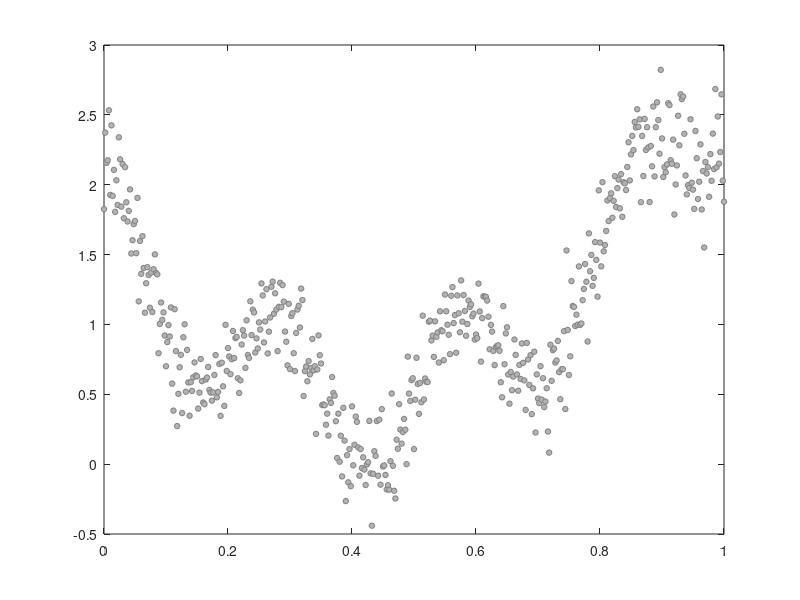

MATLAB code for this plot: (Note: this script raises an error after producing the figure.)
% Statistical Inference on Persistent Homology (PH-STAT)
% 
% The package can be downloaded from
% https://github.com/laplcebeltrami/PH-STAT
%
% (C) 2023 Moo K. Chung
% Universtiy of Wisconsin-Madison 
%
% email: mkchung@wisc.edu


%------------------
%% Morse filtration

%The construction for the persistence diagrm for 1D function is based on the 
%iterative pairing and deleation algorithm in
% 
% Chung, M.K., Singh, V., Kim, P.T., Dalton, K.M., Davidson, R.J. 2009. 
% Topological characterization of signal in brain images using the min-max diagram. 
% 12th International Conference on Medical Image Computing and Computer Assisted 
% Intervention (MICCAI). Lecture Notes in Computer Science (LNCS). 5762:158-166.

%Toy example
% In the interval x=[0, 1], we construct a signal s and add noise e to obtain simulated signal Y.
x=[0:0.002:1]';  %interval
s= x + 7*(x - 0.5).^2 + cos(7*pi*x)/2; %signal
e=normrnd(0,0.2,length(x),1); %noise
Y=s+e; %observed data = signal + noise

figure;
plot(x,Y,'ko','MarkerEdgeColor',[0.5 0.5 0.5], 'MarkerFaceColor',[0.7 0.7 0.7], 'MarkerSize',4)

%This produces a scatter points so we can't obtain critical values directly. 
% We smooth out the scatter plot using heat kernel smoothing with bandwidth 0.0001 
% and cosine series expansion upto degree 100. The resulting smoothed signal is stored in the variable wfs.

k=100; sigma=0.0001;
[wfs, beta]=WFS_COS(Y,x,k,sigma);

hold on;
plot(x,wfs,'k','LineWidth',2);

%Then using the iterative pairing and deleation algorithm pairing_1D, we determine 
% the pairing of minimums and maximums using the Elder's rule.  
% pairing_1D.m plots critical values as white notes.

pairs=PH_morse1D(x,wfs);
PH_PD_display(pairs)


% --------------------
%% Rips complex
%genrate random p number of scatter points in [0,1]^d hyper-cube.
%X is the matrix of size p x d of coordinates
rng(2023); %fixed random seeds
p=50; d=3;
X = rand(p, d);

%Compute the Rips complex up to 3-simplices.
radius = 0.3;
S= PH_rips(X, 3, radius)
%Display Ris complex
PH_rips_display(X,S);
%labels = cellstr(num2str((1:p)', '% d'));
%text(X(:,1)+0.01, X(:,2)+0.01, X(:,3)+0.01, labels, 'Color', 'r', 'FontSize',16) 

% Boundary matrices
B = PH_boundary(S);
betti = PH_boundary_betti(B);
title(['Betti numbers=' num2str(betti)])

% Hodge Laplacian
H=PH_hodge(B);
betti= PH_hodge_betti(H)

%-------------------
%% Graph filtrations
% The graph filtration is explained in 
%
% Chung, M.K., Lee, H. Ombao. H., Solo, V. 2019 Exact topological inference 
% of the resting-state brain networks in twins, Network Neuroscience 3:674-694
% http://www.stat.wisc.edu/~mchung/papers/chung.2019.NN.pdf
%
% Chung, M.K., Huang, S.-G., Gritsenko, A., Shen, L., Lee, H. 2o19
% Statistical inference on the number of cycles in brain networks. 
% IEEE International Symposium on Biomedical Imaging (ISBI) 113-116
%
% The graph filtration over filtration values epsilon is matheamticall equivaelnt 
% to the Rips filtration with filtration values maximum distance - epsilon up to 1-simplices only.  

rng(2023); %fixed random seeds
p=50; d=3;
X = rand(p, d);

w = pdist2(X,X); %edge weights
maxw = max(w(:)); %maximum edge weight

%Betti curves over graph filtration
thresholds=[0:0.05:maxw]; %filtration values
beta_gf = PH_betti(w, thresholds);

%display betti curves (beta-0 and beta-1)
PH_betti_display(beta_gf,thresholds)

%Equvalently, we can compute the graph filtration as Rips filtraions
%The graph filtration at filtraion value e is equivalent to
e = 1;
S= PH_rips(X, 1, maxw-e);
PH_rips_display(X,S);


%--------------------
%% Topoloigcal inference on the Wasserstein distance
% The Wasserstein distance in graph filtration is simplied to 1D
% Wasserstein distance, which has the exact solution and can be computed in
% O(p log q) run time. The deail is given in 

% Songdechakraiwut, T., Shen, L., Chung, M.K. 2021 Topological learning and 
% its application to multimodal brain network integration, Medical Image 
% Computing and Computer Assisted Intervention (MICCAI), LNCS 12902:166-176 
%
% Songdechakraiwut, T. Chung, M.K. 2023 Topological learning for brain networks, 
% Annals of Applied Statistics 17:403-433, arXiv:2012.00675.
% https://arxiv.org/pdf/2012.00675.pdf


% Random correlation matrix simulations

p=50; %# of nodes

% i-th group has less noise
rng(1); 
nGroup_i=5; %5 subjects 
signal_i = randcorr(p); 
for i=1:nGroup_i
    con_i(:,:,i) = signal_i + randcorr(p); %signal plus noise
end

%j-th group has more noise
rng(2);
nGroup_j=5; %5 subject 
signal_j = randcorr(p);
for j=1:nGroup_j 
    con_j(:,:,j) = signal_j + 2*randcorr(p); %signal plus noise
end

figure; subplot(2,1,1); imagesc(mean(con_i,3))
axis square; clim([-1 1]); colorbar;
subplot(2,1,2); imagesc(mean(con_j,3))
axis square; clim([-1 1]); colorbar


% Computing and visualizing Betti-0 and Betti-1 curves

thresholds=[-0.5:0.01:1]; %you can change the range
PH_graph_betti_display(con_i, con_j,thresholds)


% Pairwise topological distances. It includes 3 topological distances

lossMtx = WS_pdist2(con_i,con_j);
WS_pdist2_display(con_i,con_j);

% p-value computation using the raio statistic (between-distance/within-distance)
%Here we show example of using the combined distance. For different
%distances,use lossMtx.D0 or lossMtx.D1, lossMtx.D01 = lossMtx.D0 + lossMtx.D1.

observed = WS_ratio(lossMtx.D01, nGroup_i, nGroup_j) 
nTrans = 500000; %Total number of transpositions
permNo = 500; %Total number of intermixed permutations. This is needed to introduce randomness.

[transStat, ~] = WS_transpositions(lossMtx.D01, nGroup_i, nGroup_j, nTrans, permNo); 
transPval = online_pvalues(transStat', observed);
pval = transPval(end)
figure; plot(transPval(1:10000)); ylim([0 0.05])

% histrogram. red line is observed statistic
figure; %hisgrom with 25 bins
plot_distribution(transStat, 25, observed)


%% Topololigcal clustering using the Wasserstein distance
% The Wasserstin distance based topological clustering is explained in
%
% Chung, M.K.,  Ramos, C.G., De Paiva, F.B., Jedidiah M., Prabharakaren, V., Nair, V.A., 
% Meyerand, E., Hermann, B.P., Binder, J.R., Struck, A.F. 2023 arXiv preprint arXiv:2302.06673
% https://arxiv.org/pdf/2302.06673

g_i = squeeze(mat2cell(con_i, p, p, ones(nGroup_i,1))); %convert to cell array
g_j = squeeze(mat2cell(con_j, p, p, ones(nGroup_j,1))); %convert to cell array
G=[g_i g_j];

%Topological clustering
acc_WS  = WS_cluster(G)

%k-means clustering
acc_K = kmeans_cluster(G)

%Hierarchical clustering
acc_H = hierarchical_cluster(G)
